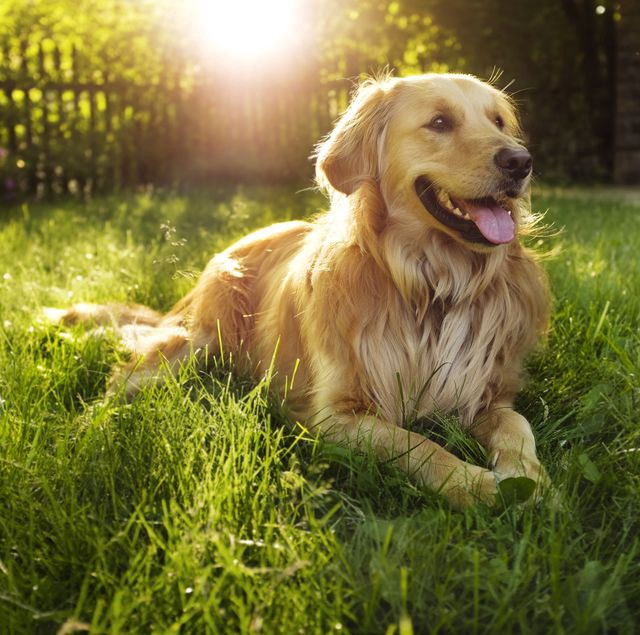
#> input picture image_processing/point_operators/dog_color.jpeg, 640 x 635 px, found by its file name
$ python wavelet_compress.py
#> lines starting #> are read from the running program, lines starting #| are printed output that depends on the picture
# Using the PyWavelets module, available at
# https://pywavelets.readthedocs.io/en/latest/install.html

from matplotlib.image import imread
import numpy as np
import matplotlib.pyplot as plt
import os
import pywt
plt.rcParams['figure.figsize'] = [8, 8]
plt.rcParams.update({'font.size': 18})

A = imread(os.path.join('D:\\Workspace\\intern\\vccorp\\image_processing\\point_operators\\dog_color.jpeg'))
#> A is the input picture: shape (635, 640, 3); mean R, G, B 122.5, 114.8, 56.6
B = np.mean(A, -1); # Convert RGB to grayscale
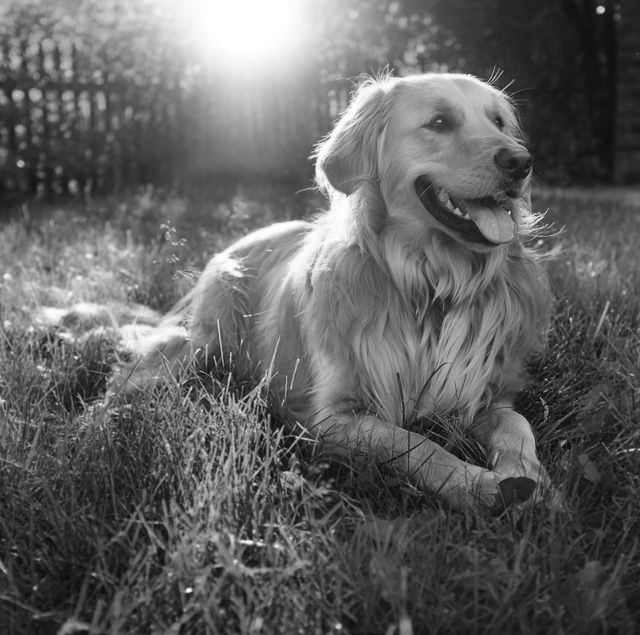
#> B: shape (635, 640) float64; min 0.667, max 255, mean 98

## Wavelet Compression
n = 4   # level wavelet
w = 'db1'   # mother wavelet
coeffs = pywt.wavedec2(B, wavelet=w, level=n)
#> coeffs = 5 items

coeff_arr, coeff_slices = pywt.coeffs_to_array(coeffs)
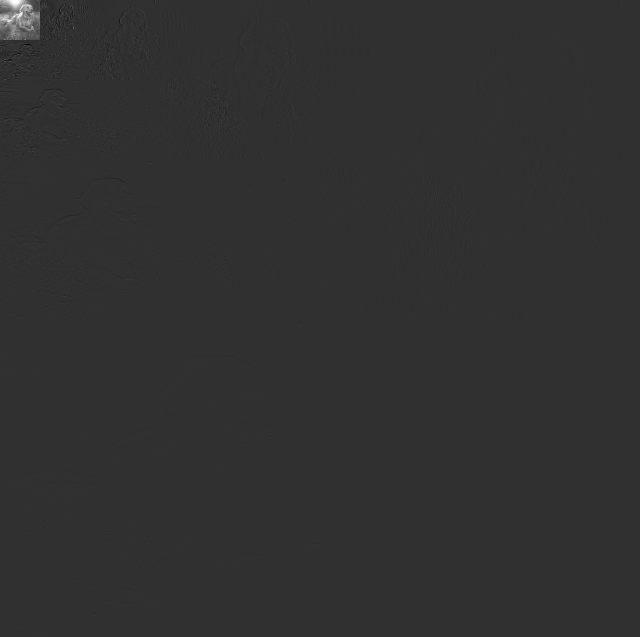
#> coeff_arr: shape (637, 640) float64; min -958.8, max 4080, mean 6.3; drawn with min black and max white
#> coeff_slices = 5 items

Csort = np.sort(np.abs(coeff_arr.reshape(-1)))

for keep in (0.1, 0.05, 0.01, 0.005):
    thresh = Csort[int(np.floor((1-keep)*len(Csort)))]
    ind = np.abs(coeff_arr) > thresh
    Cfilt = coeff_arr * ind # Threshold small indices

    coeffs_filt = pywt.array_to_coeffs(Cfilt,coeff_slices,output_format='wavedec2')

    # Plot reconstruction
    Arecon = pywt.waverec2(coeffs_filt,wavelet=w)
    plt.figure()
    plt.imshow(Arecon.astype('uint8'),cmap='gray')
    plt.axis('off')
    plt.savefig(f'{keep}.jpg')
    plt.title('keep = ' + str(keep))
#> this loop made 4 passes
#> thresh on passes 1 to 4: 22, 36.83, 108.7, 216.4
#> pass 1, `ind = np.abs(coeff_arr) > thresh`:
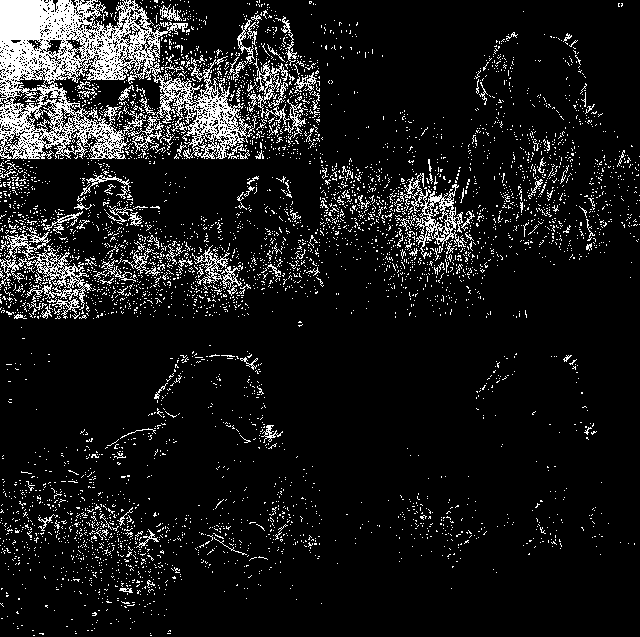
#> ind: shape (637, 640) bool; 10% white in thin lines or dots
#> pass 1, `plt.savefig(f'{keep}.jpg')`:
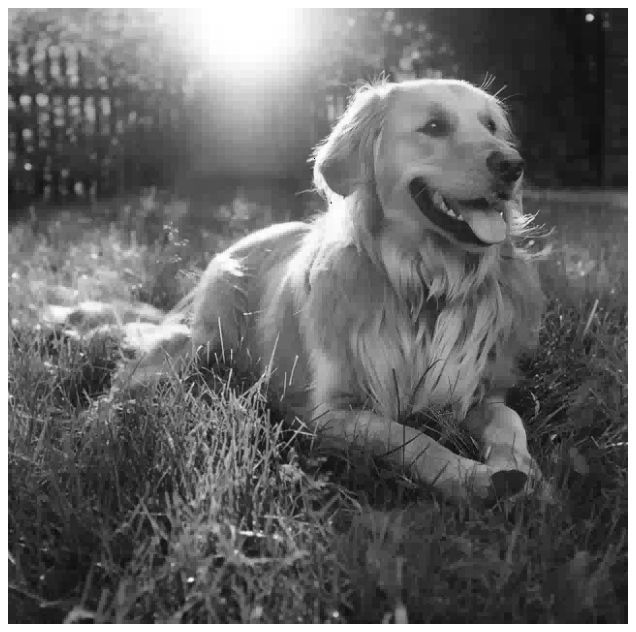
#> figure drawn by matplotlib, 1 panel
#> pass 2, `ind = np.abs(coeff_arr) > thresh`:
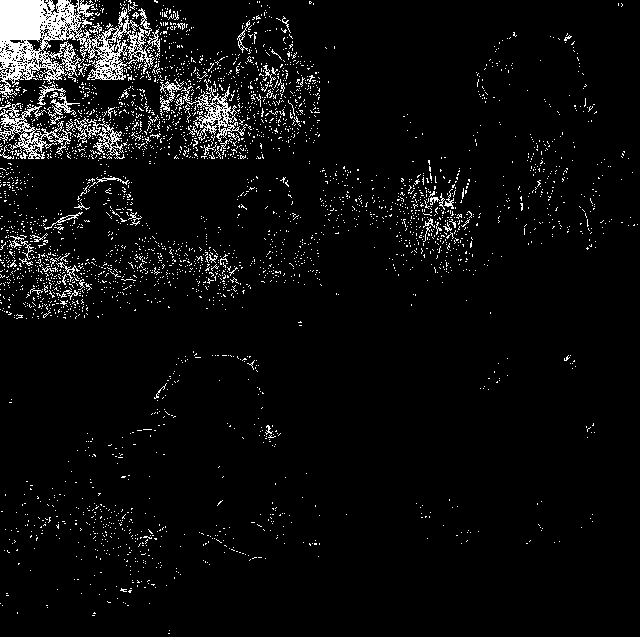
#> ind: shape (637, 640) bool; 5% white in thin lines or dots
#> after the loop:
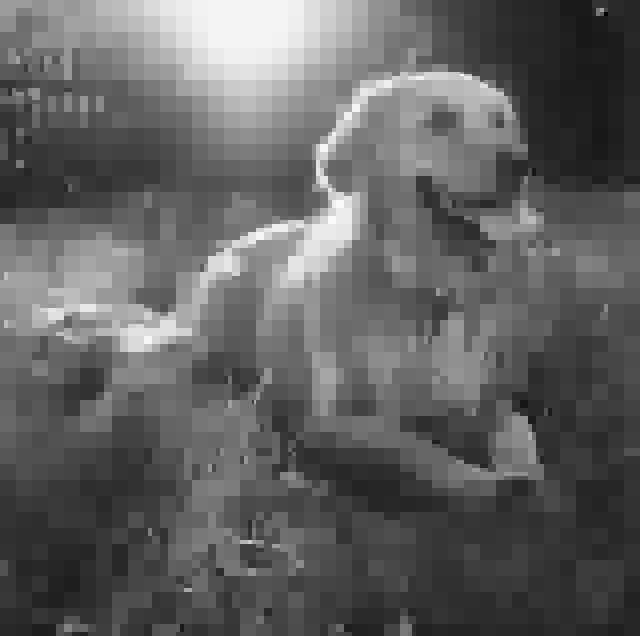
#> Arecon: shape (636, 640) float64; min -6.77, max 265.8, mean 97.9; drawn with min black and max white

plt.show()
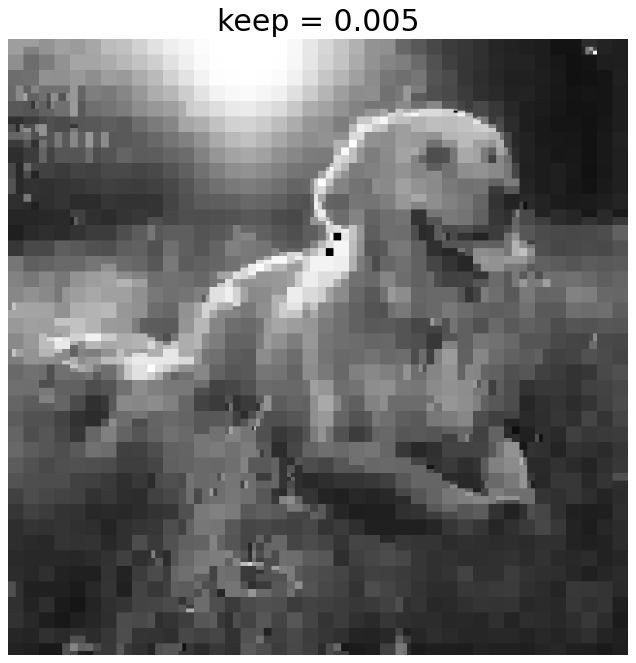
#> figure drawn by matplotlib, 1 panel

$ run again, with image_processing/point_operators/forest.jpeg copied over image_processing/point_operators/dog_color.jpeg
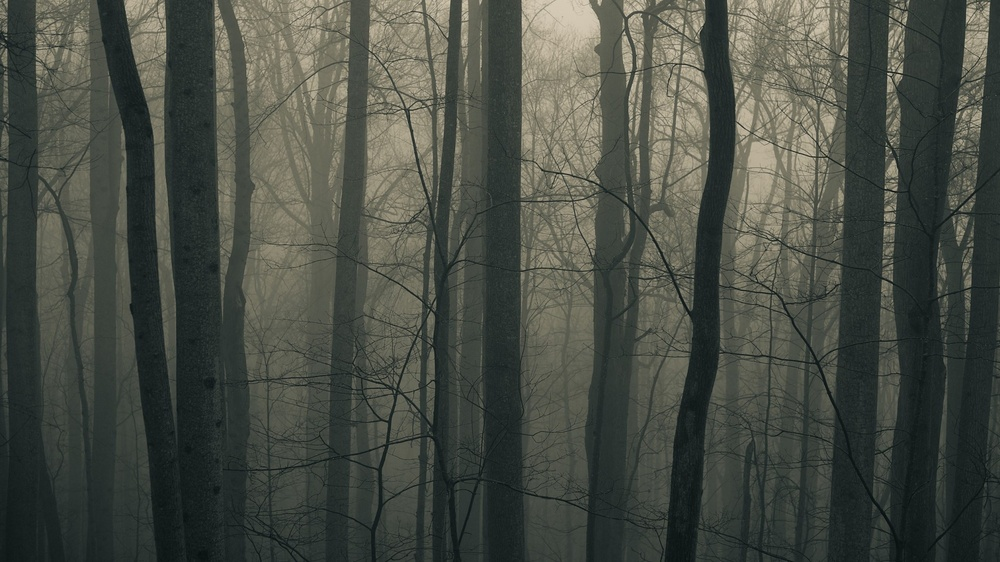
#> input picture image_processing/point_operators/forest.jpeg, 1000 x 562 px, shrunk from 2048 x 1152 before the run, found by its file name
#> A is the input picture: shape (562, 1000, 3); mean R, G, B 72.5, 76.8, 68.3
#> coeffs = 5 items
#> the loop `for keep in (0.1, 0.05, 0.01, 0.005):` made 4 passes
#> thresh on passes 1 to 4: 17.17, 28.17, 79.5, 175.5
#> pass 1, `ind = np.abs(coeff_arr) > thresh`:
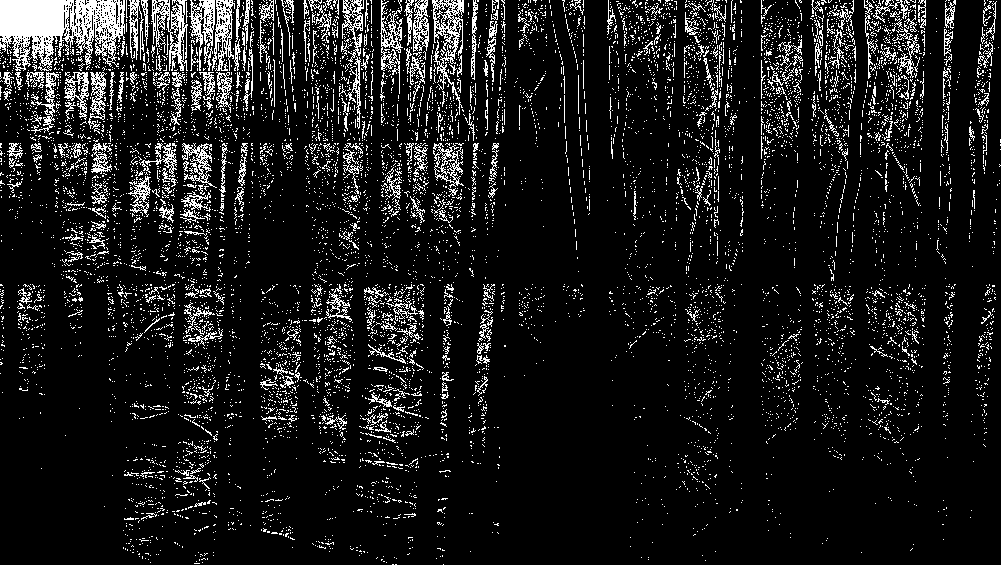
#> ind: shape (565, 1001) bool; 10% white in thin lines or dots
#> `plt.show()`:
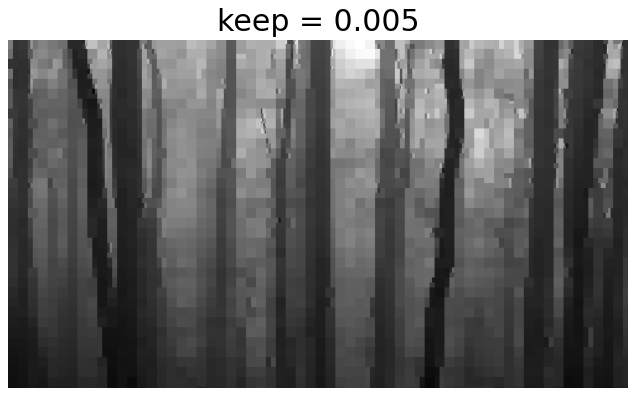
#> figure drawn by matplotlib, 1 panel
